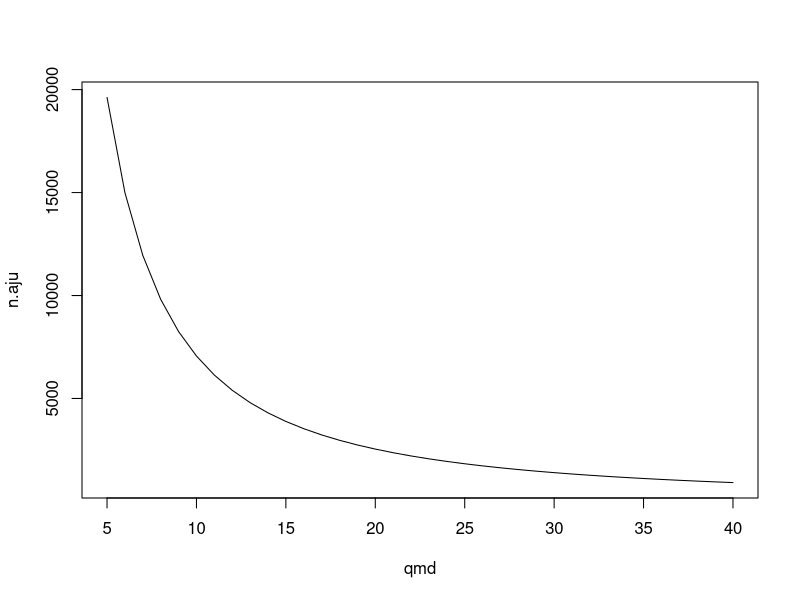
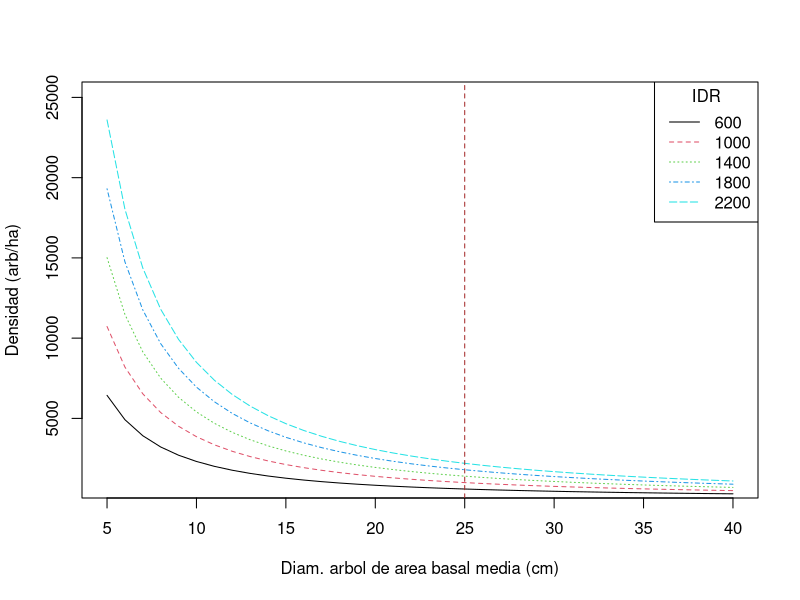

The R script that drew these images, in order:
##! Script: "densi1.r"                                              /
##* Sobre:  Curva de tamanho-densidad por IDR                      /
##+ Detalles: Indice de densidad de rodal -- graficos             /
##- Ejemplo: Usa coeficientes de modelo de Reineke para un tipo  /
## de bosques nativos de Chile.                                 /
##-------------------------------------------------------------/ 
##                                                            /
##> Profesor: Christian Salas Eljatib                        /
##? E-mail: christian.salas AT uchile DOT cl                /
## Web: https://eljatib.com                                /
##========================================================/

##* @@@@@@@@@@@@@@@@@@@@@@@@@@@@@@@@@@@@@@@
##- I. Modelo previamente ajustado
##* @@@@@@@@@@@@@@@@@@@@@@@@@@@@@@@@@@@@@@@
##- proviene del estudio de Salas-Eljatib & Weiskittel (2018)
## publicado en la revista Ecology and Evolution.
b0.hat <- 12.257; b1.hat <- -1.4742 
q.c <- 25 # diam. clave
qmd <- 5:40 #vector con la variable qmd
n.aju <- exp(b0.hat+ b1.hat *log(qmd)) #valores predichos por el modelo
#grafique este modelo mediante
plot(n.aju ~ qmd, type="l")
idr.test <- seq(600,2200,by=400);
idr.test
#generando las curvas de densidad para cada indice de densidad de rodal
n.aju.1 <- exp( log(idr.test[1]) + b1.hat *(log(qmd)- log(q.c)))
n.aju.2 <- exp( log(idr.test[2]) + b1.hat *(log(qmd)- log(q.c)))
n.aju.3 <- exp( log(idr.test[3]) + b1.hat *(log(qmd)- log(q.c)))
n.aju.4 <- exp( log(idr.test[4]) + b1.hat *(log(qmd)- log(q.c)))
n.aju.5 <- exp( log(idr.test[5]) + b1.hat *(log(qmd)- log(q.c)))
#tenemos 5 vectores, cada un con una curva de IDR
# ahora las uniremos en una dataframe, pero ademas, agregando el qmd
out <- data.frame( qmd, n.aju.1, n.aju.2, n.aju.3, n.aju.4, n.aju.5)
    
out[c(1,2,15:25),]    

matplot(out[,1], out[,2:6], type="l", xlab="Diam. arbol de area basal media (cm)",
          ylab="Densidad (arb/ha)",
          ylim=c(1000,25000))
legend("topright", legend = idr.test, col = 1:5, lty = 1:5,
         title="IDR")
abline(v=q.c,col="brown",lty=2)

#╔═════════════════╗
#║ Fin del script! ║
#║ Atte.           ║
#║ El profesor     ║
#╚═════════════════╝
